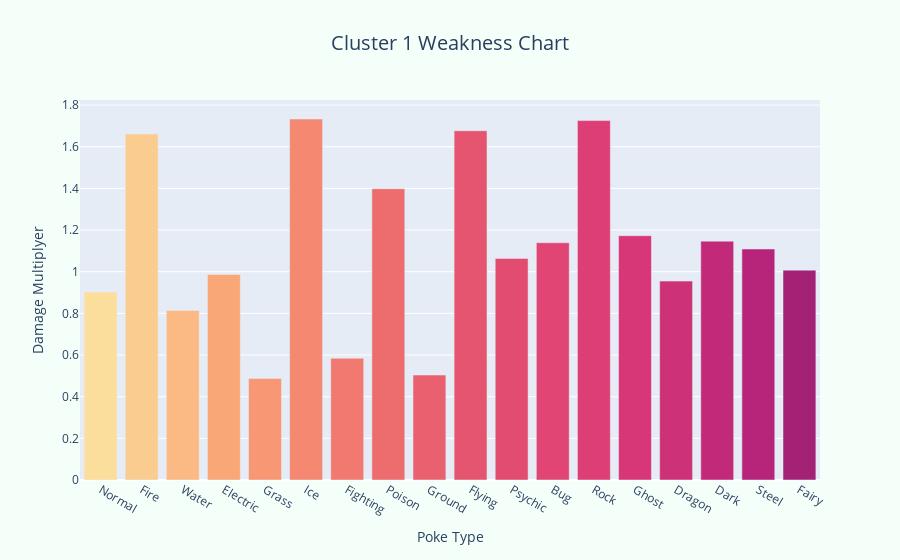

Here is the notebook cell this chart was saved with:
### Markdown cell above
### Cluster 1

### Code cell
fig_country = go.Figure()
fig_country.add_trace(go.Bar(x=poke_type_columns,y=pts[0], marker=dict(color=list(range(20)), colorscale="Sunsetdark")))

fig_country.update_layout(title="Cluster 1 Weakness Chart",
                             xaxis_title="Poke Type", yaxis_title="Damage Multiplyer",title_x=0.5, paper_bgcolor="mintcream",
                             title_font_size=20)
fig_country.show()

### Figure 1 — Plotly figure (JSON) as saved in the notebook; plotly's stock layout.template omitted (floating-point values rounded to 4 significant figures)
{"data": [{"marker": {"color": [0, 1, 2, 3, 4, 5, 6, 7, 8, 9, 10, 11, 12, 13, 14, 15, 16, 17, 18, 19], "colorscale": [[0, "rgb(252, 222, 156)"], [0.1667, "rgb(250, 164, 118)"], [0.3333, "rgb(240, 116, 110)"], [0.5, "rgb(227, 79, 111)"], [0.6667, "rgb(220, 57, 119)"], [0.8333, "rgb(185, 37, 122)"], [1, "rgb(124, 29, 111)"]]}, "type": "bar", "x": ["Normal", "Fire", "Water", "Electric", "Grass", "Ice", "Fighting", "Poison", "Ground", "Flying", "Psychic", "Bug", "Rock", "Ghost", "Dragon", "Dark", "Steel", "Fairy"], "y": [0.9023, 1.662, 0.8139, 0.9868, 0.4868, 1.733, 0.5846, 1.398, 0.5038, 1.677, 1.064, 1.139, 1.726, 1.173, 0.9549, 1.147, 1.109, 1.008]}], "layout": {"paper_bgcolor": "mintcream", "title": {"font": {"size": 20}, "text": "Cluster 1 Weakness Chart", "x": 0.5}, "xaxis": {"title": {"text": "Poke Type"}}, "yaxis": {"title": {"text": "Damage Multiplyer"}}}}
